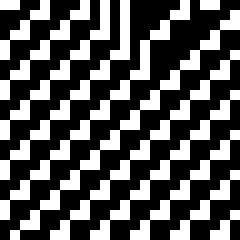
Frame 1 (no input)
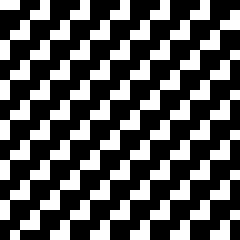
Frame 2 (the mouse pressed at the canvas centre, redrawn once)

The Processing sketch that drew these frames (run headless with seeded random() and noise(); the mouse was pressed at the canvas centre and the sketch redrawn once):

// Processing sketch: celaut
// ── celaut.pde

String seed = "001101110101011111010011";
String seed10  = seed + seed + seed + seed + seed + seed + seed + seed + seed + seed;
char []row = seed.toCharArray();
String newRow = "";
int curchar = 0;
int currow = 0;
int x,y,z;
float seedprob = 0.5;
PGraphics cag;

void setup (){
    size(240,240);
    cag = createGraphics(24, 24);
    x = 0;
    y = 0;
    z = 0;
}

void draw () {
    int mult = 10;
    background(255);
    cag.beginDraw();
    cag.background(255);
    color black = color(0);
    while (currow < row.length) {
        for (int i = 0; i < row.length; i++) {
            // println("x is " + (int(row[i] - '0' )));
            if (i == 0){
                x = int(row[row.length-1] - '0');
            } else {
                x = int(row[i-1] - '0');   
            }
            if (row[i] == '1') {
                for (int j = 0; j < mult; ++j) {
                    for (int k = 0;k < mult; ++k) {
                        set(i*mult+j, currow*mult+k, black);                      
                    }
                }
                cag.set(i, currow,black);
                y = 1;
            } else {
                y = 0;
            }
            if (i == row.length-1){
                z = int(row[0] - '0') ; 
            } else {
                z = int(row[i+1] - '0'); 
            }        
            newRow = newRow + rule(x, y, z);
        }
        row=newRow.toCharArray();
        newRow = "";
        currow++;
    }
    cag.endDraw();
    // image(cag,0,0,width,height);
    currow = 0;
    noLoop();
        
}

String dateToString(){
    String date = "";
    date = "_" + year() + "-" + month() + "-" + day() + "_" + hour() + "." + minute() + "." + second();
    return date;
}

void keyPressed() {
    if (key == ' ') {
        cag.save("CA" + "_" + rulestring + "_" + seed + dateToString() + ".png");
    }

    if (key == 's') {
        randomRulenumber();
        loop();
        println(rulenumber);
    }

    if (key == 'r') {
        reseed();
        loop();
        println(seed);
    }

    if (key == 'R') {
        seedprob = random(0,1);
        loop();
        // println(seedprob);
    }
}
void reseed () {
    seed = "";

    for (int i = 0; i < row.length; i++) {
        if (random(1) < seedprob) {
            seed = seed + "1";
        } else {
            seed = seed + "0";
        }
    }
    row = seed.toCharArray();
    // println(row);

}

int []rulenumber = {1,0,0,1,1,1,1,1,0};
String rulestring = "100111110";

void randomRulenumber() {
    rulestring = "";
    for (int i = 0; i < rulenumber.length; ++i) {
        rulenumber[i] = int(random(0,2));
        rulestring = rulestring + str(rulenumber[i]);
    }
    println(rulestring);
}



String rule(int x,int y,int z){
    if(x==1 && y==1 && z==1){
        return str(rulenumber[0]);
    }
    else if(x==1 && y==1 && z==0){
        return str(rulenumber[1]);
    }
    else if(x==1 && y==0 && z==1){
        return str(rulenumber[2]);
    }
    else if(x==1 && y==0 && z==0){
        return str(rulenumber[3]);
    }
    else if(x==0 && y==1 && z==1){
        return str(rulenumber[4]);
    }
    else if(x==0 && y==1 && z==0){
        return str(rulenumber[5]);
    }
    else if(x==0 && y==0 && z==1){
        return str(rulenumber[6]);
    }
    else { 
        return str(rulenumber[7]);
    }

}  
